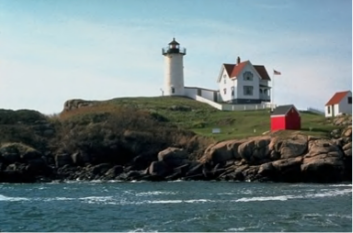
//> input picture lista1/images/lighthouse.png, 353 x 233 px
$ ./question10   (built with g++ and OpenCV 4)
//> lines starting //> are read from the running program, lines starting //| are printed output that depends on the picture
#include <iostream>
#include <opencv2/opencv.hpp>

using namespace std;
using namespace cv;

Mat src, srcCallback, srcCallbackOriginal, srcDFT, srcFloat;

void calculateDFT(Mat &src, Mat &dst) {
    Mat srcComplex[2] = {src, Mat::zeros(src.size(), CV_32F)};
    Mat dftReady;
    merge(srcComplex, 2, dftReady);

    Mat srcDFT;
    dft(dftReady, srcDFT, DFT_COMPLEX_OUTPUT);

    dst = srcDFT;
}

void calculateIDFT(Mat &src, Mat &dst) {
    Mat inverse;

    dft(src, inverse, DFT_INVERSE | DFT_REAL_OUTPUT | DFT_SCALE);

    dst = inverse;
}

void shiftDFT(Mat &src) {
    int centerX = src.cols / 2;
    int centerY = src.rows / 2;

    Mat q1(src, Rect(0, 0, centerX, centerY));
    Mat q2(src, Rect(centerX, 0, centerX, centerY));
    Mat q3(src, Rect(0, centerY, centerX, centerY));
    Mat q4(src, Rect(centerX, centerY, centerX, centerY));

    Mat tmp;

    q1.copyTo(tmp);
    q4.copyTo(q1);
    tmp.copyTo(q4);

    q2.copyTo(tmp);
    q3.copyTo(q2);
    tmp.copyTo(q3);
}

void plotDFTMagnitudeSpectrum(Mat srcDFT, bool inverse) {
    Mat splitArray[2] = {Mat::zeros(srcDFT.size(), CV_32F), Mat::zeros(srcDFT.size(), CV_32F)};
    split(srcDFT, splitArray);
    Mat dftMagnitude;
    magnitude(splitArray[0], splitArray[1], dftMagnitude);
    dftMagnitude += Scalar::all(1);
    log(dftMagnitude, dftMagnitude);
    normalize(dftMagnitude, dftMagnitude, 0, 1, NORM_MINMAX);

    if(inverse)
        shiftDFT(dftMagnitude);

    imshow("DFT", dftMagnitude);
    waitKey();
}

int main(int argc, char **argv) {
    Mat original, blurred, originalCropped, blurredCropped;

    original = imread("images/lighthouse.png", 0);
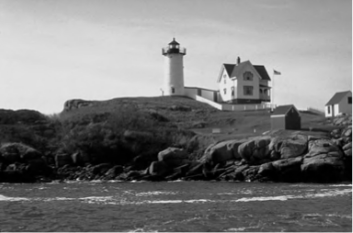
//> original: 233 rows x 353 cols, CV_8UC1; min 0, max 240, mean 122.3
    blurred = imread("images/lighthouse_blurred.png", 0);
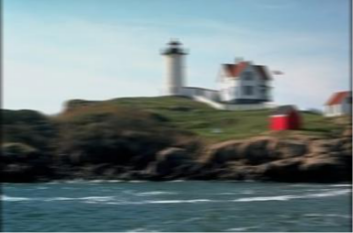
//> input picture lista1/images/lighthouse_blurred.png, 353 x 233 px
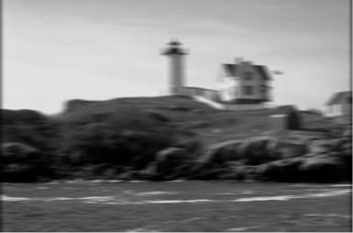
//> blurred: 233 rows x 353 cols, CV_8UC1; min 0, max 229, mean 121.5

    originalCropped = Mat(original.rows, original.cols, CV_8UC1, Scalar(0));
    blurredCropped = Mat(original.rows, original.cols, CV_8UC1, Scalar(0));

    // Used on the region estimation trying
    // Rect roi = selectROI("Select region to estimate", original, false);
    // original.rowRange(roi.y, roi.y+roi.height).colRange(roi.x, roi.x+roi.width).copyTo(originalCropped.rowRange(roi.y, roi.y+roi.height).colRange(roi.x, roi.x+roi.width));
    // blurred.rowRange(roi.y, roi.y+roi.height).colRange(roi.x, roi.x+roi.width).copyTo(blurredCropped.rowRange(roi.y, roi.y+roi.height).colRange(roi.x, roi.x+roi.width));

    Mat originalFloat, blurredFloat, originalDFT, blurredDFT;


    // originalCropped.convertTo(originalFloat, CV_32FC1, 1.0 / 255.0);
    // blurredCropped.convertTo(blurredFloat, CV_32FC1, 1.0 / 255.0);
    original.convertTo(originalFloat, CV_32FC1, 1.0 / 255.0);
    blurred.convertTo(blurredFloat, CV_32FC1, 1.0 / 255.0);

    calculateDFT(originalFloat, originalDFT);
//> in calculateDFT, `Mat srcComplex[2] = {src, Mat::zeros(src.size(), CV_32F)};`: srcComplex[1]: 233 rows x 353 cols, CV_32FC1; every value is 0
    calculateDFT(blurredFloat, blurredDFT);

    // plotDFTMagnitudeSpectrum(originalDFT, true);
    // plotDFTMagnitudeSpectrum(blurredDFT, true);

    Mat mask = blurredDFT / originalDFT;
    // plotDFTMagnitudeSpectrum(mask, true);

    Mat filtered = blurredDFT.clone();
    float k = 0;
    for (int i = 0; i < original.rows; i++){
        for (int j = 0; j < original.cols; j++){
            float H = mask.at<float>(i, j);
            float G = blurredDFT.at<float>(i, j);
            // if(H != 0){
            float wiener = (1/H)*(pow(H, 2) / (pow(H, 2) + k));
                // cout << wiener << endl;
            filtered.at<float>(i, j) = wiener * G;
        }
    }

    // plotDFTMagnitudeSpectrum(filtered, true);

    Mat idft, deblurred;
    calculateIDFT(filtered, idft);

    normalize(idft, deblurred, 0, 255, NORM_MINMAX, CV_8UC1);

    // imshow("Original", original);
    imshow("Blurred", blurred);
    imshow("Deblurred", deblurred);
    imwrite("output/question10/lighthouse_deblurred.png", deblurred);
    waitKey();
    destroyAllWindows();

    return 0;
}
